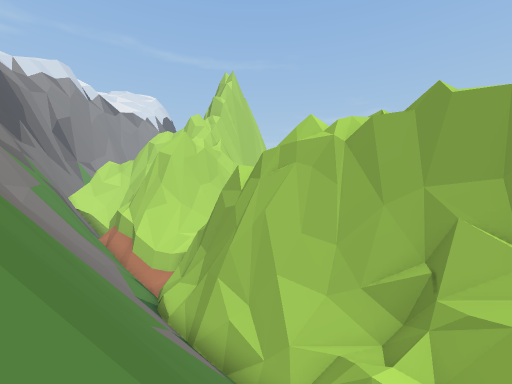
View 1 (above)

16 first-person views from a walk through a 3-D level made in the Unity game engine. The camera is 1.3 m above the floor, looks level and sees 90° across. Doors are open. The floor is counted in squares, 2 m on a side. Each view is taken from the middle of a square. On the plan, view 1 faces up. The plan holds only what a view shows up to about 9 squares ahead; the rest is blank. The place goes on beyond the plan. The player is left out. Some surface patterns are stand-ins.

View 2
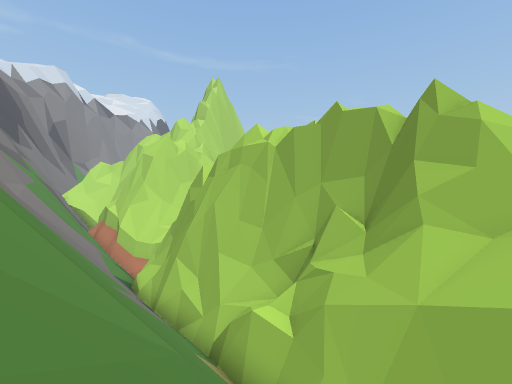

View 3
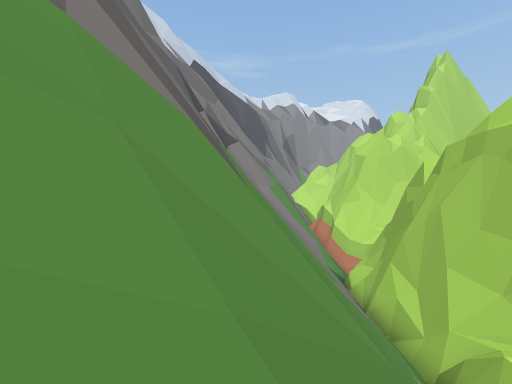

View 4
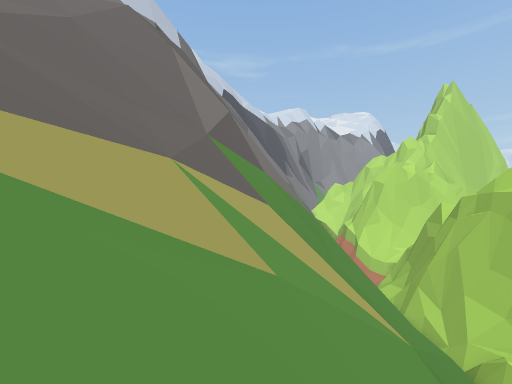

View 5
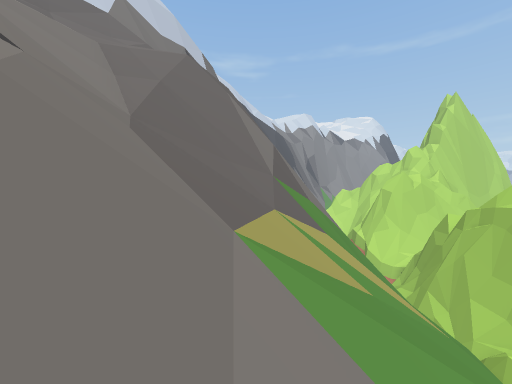

View 6
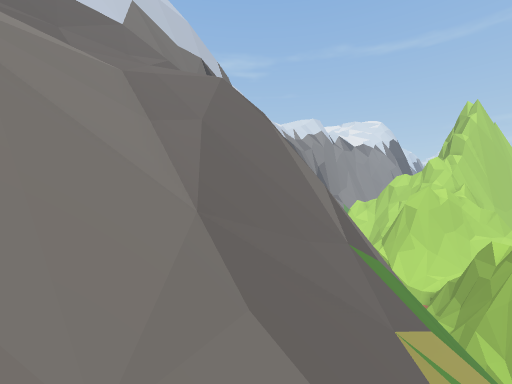

View 7
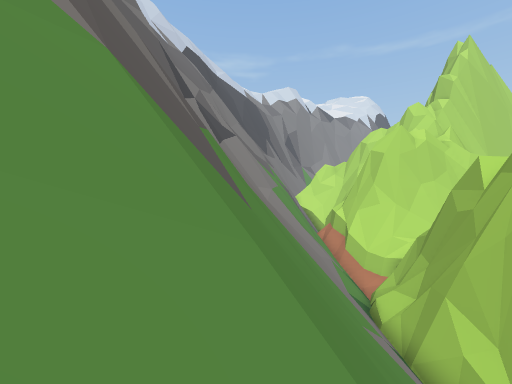

View 8
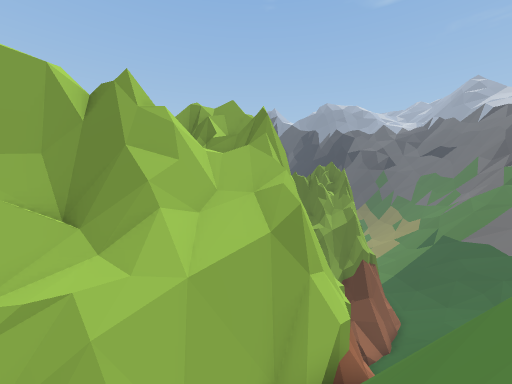

View 9
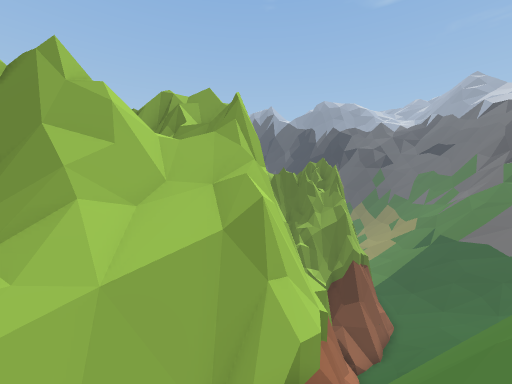

View 10
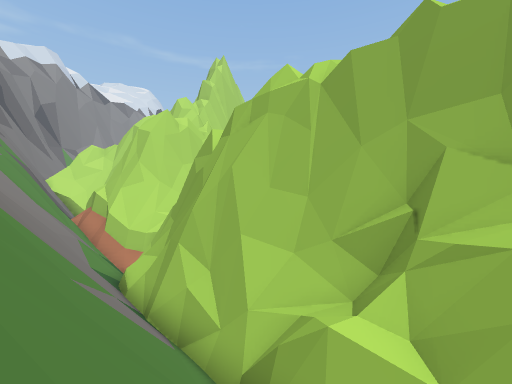

View 11
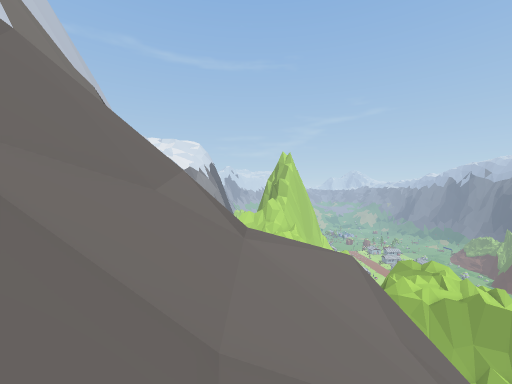

View 12
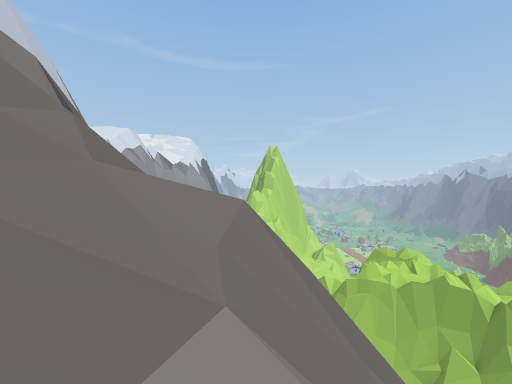

View 13
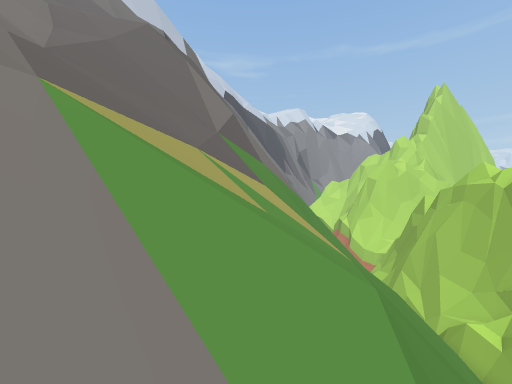

View 14
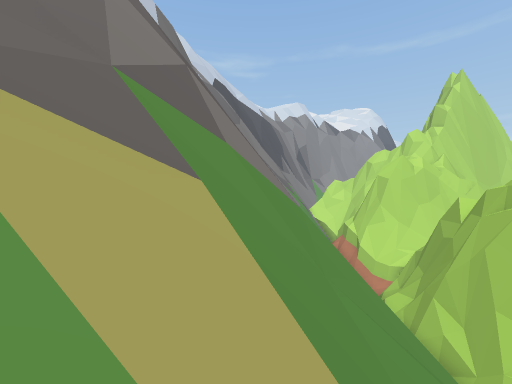

View 15
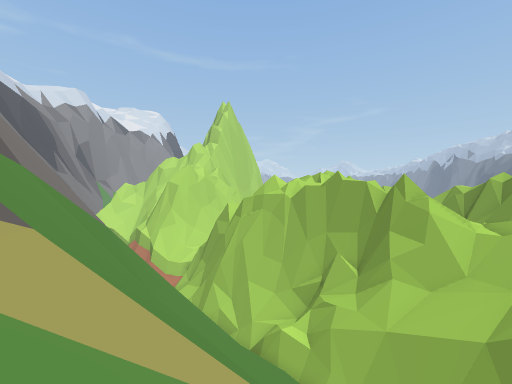

View 16
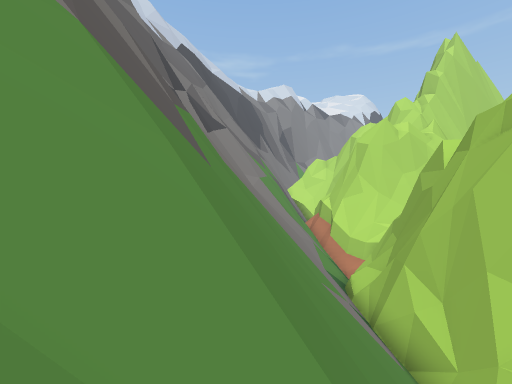

### Floor plan
Key: @ floor where view 1 was taken; # wall or solid block; / step, stairs or slope; = window, fence, low wall or low ledge; ^ raised ledge; v drop or lower ground.
Columns run from 15 left of view 1 to 7 right of it. Each row starts with its distance up from view 1.
 12               #
 11              v#
 10        vvvvvvv#^
  9         vvvvvvv#
  8          vvvvvvv#^
  7         vvvvvvvvv##
  6          vvvvvvvvv#^
  5          vvvvvvvvvv#^
  4          vvvvvvvvvv##
  3          vvv#vvvvvvv##
  2          vvv##vvv vv^#
  1 vv       vvv ##//  vv^#
  0 vv       vvv ##@/vv vv#
 -1  v       vvv ##//vvvvv
 -2  v       vvvvv#///vv
 -3    ##=///vv=//////vv
 -4    #=#////=//////#
 -5     ##////////////v
 -6     ##////////////v
 -7     #//////////////
 -8      ///////////=/

Positions as (right, up) in squares from view 1, and headings:
1: (0, 0), facing up
2: (2, -2), facing up
3: (2, -2), facing up-left
4: (2, -6), facing up-left
5: (2, -8), facing up-left
6: (0, -8), facing up-left
7: (0, 0), facing up-left
8: (0, 1), facing right
9: (1, 0), facing right
10: (1, 1), facing up
11: (-8, -8), facing up
12: (-6, -8), facing up
13: (3, -7), facing up-left
14: (1, -4), facing up-left
15: (1, -5), facing up
16: (1, 0), facing up-left
